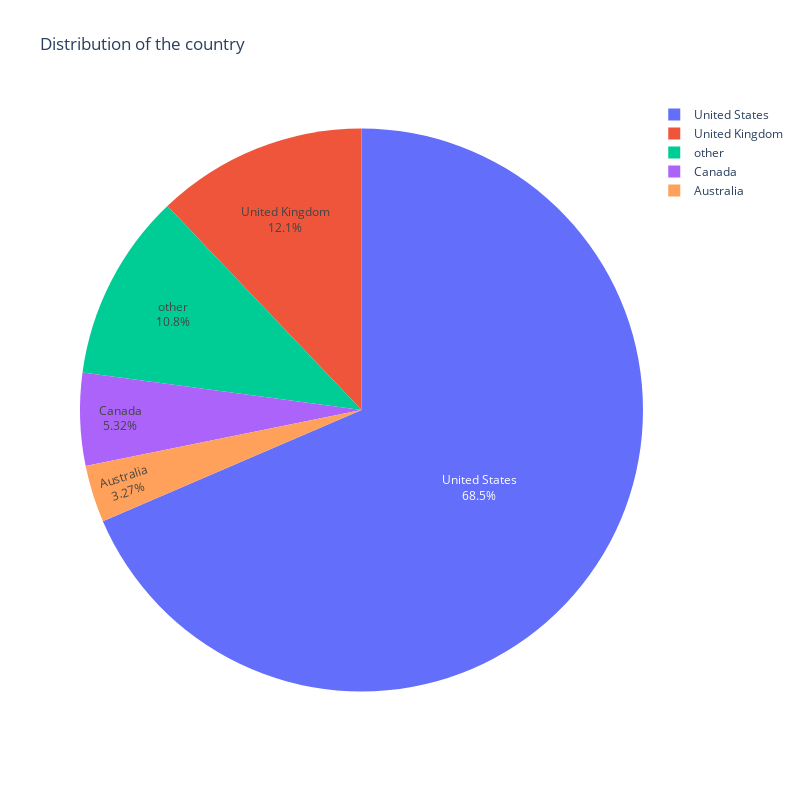

The notebook cell saved with this chart:
### Markdown cell above
# Statistical info

### Code cell
country_df = kickstarter_df["country"].value_counts().to_frame().reset_index()
# map the country codes to country names
country_df["country"] = country_df["country"].map(
    {
        "US": "United States",
        "GB": "United Kingdom",
        "CA": "Canada",
        "AU": "Australia",
        "DE": "Germany",
        "FR": "France",
        "NL": "Netherlands",
        "IT": "Italy",
        "ES": "Spain",
        "SE": "Sweden",
        "MX": "Mexico",
        "NZ": "New Zealand",
        "DK": "Denmark",
        "IE": "Ireland",
        "CH": "Switzerland",
        "NO": "Norway",
        "BE": "Belgium",
        "AT": "Austria",
        "HK": "Hong Kong",
        "SG": "Singapore",
        "LU": "Luxembourg",
        "JP": "Japan",
    }
)
country_norm = kickstarter_df.value_counts(["country"], normalize=True)
country_df["norm"] = country_norm.values
country_df["label"] = country_df.apply(
    lambda x: x["country"] if x["norm"] >= 0.03 else "other", axis=1
)
other_country_df = country_df[country_df["label"] == "other"]
country_df.drop(other_country_df.index, inplace=True)
group_other_country_df = other_country_df.groupby("label").sum().reset_index()
country_df = pd.concat([country_df, group_other_country_df], axis=0)
country_df.drop(columns=["country"], inplace=True)
import plotly.graph_objects as go

# Pie chart for the distribution of the country, category, currency, created_at_weekday
# under 3
fig = go.Figure()
fig.add_trace(
    go.Pie(
        labels=country_df["label"],
        values=country_df["count"],
        name="country",
        text=country_df["label"],
    )
)
fig.update_layout(
    width=800,
    height=800,
    title_text="Distribution of the country",
    annotations=[
        dict(
            showarrow=False,
            x=0.5,
            y=0.5,
            text="",
            font_size=20,
            font_family="Arial",
        )
    ],
)

fig.show()

### Figure 1 — Plotly figure (JSON) as saved in the notebook; plotly's stock layout.template omitted (floating-point values rounded to 4 significant figures)
{"data": [{"labels": ["United States", "United Kingdom", "Canada", "Australia", "other"], "name": "country", "text": ["United States", "United Kingdom", "Canada", "Australia", "other"], "type": "pie", "values": [14141, 2498, 1098, 674, 2221]}], "layout": {"annotations": [{"font": {"family": "Arial", "size": 20}, "showarrow": false, "text": "", "x": 0.5, "y": 0.5}], "height": 800, "title": {"text": "Distribution of the country"}, "width": 800}}
